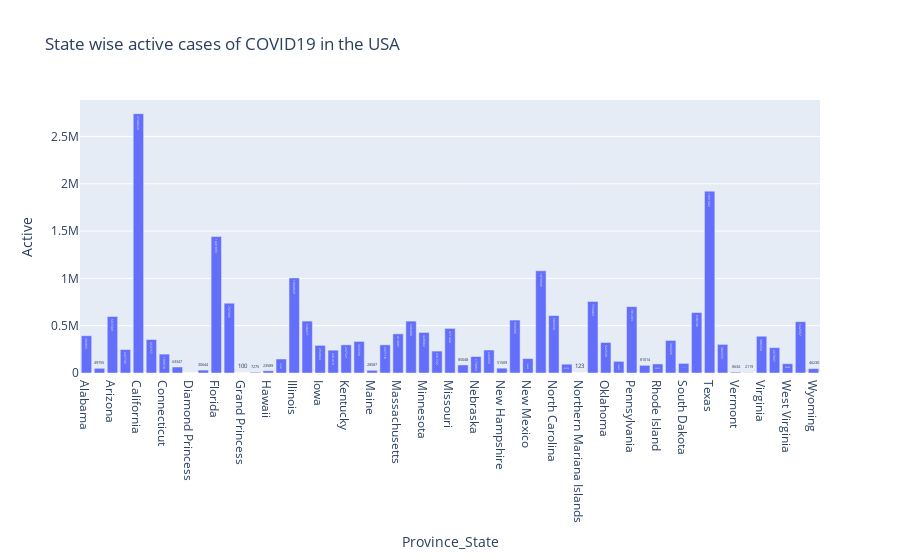

The code cell stored with this chart in its notebook:
### Markdown cell above
#### Plot of statewise active cases in USA

### Code cell
us_data = covid_data[(covid_data['Country_Region'] == 'US')]
us_data['Active'] = us_data['Confirmed'] - us_data['Deaths'] - us_data['Recovered']
us_states = us_data.groupby('Province_State')['Active'].sum().reset_index()
us_states_active = us_states[us_states['Active'] > 0]

px.bar(data_frame=us_states_active, x='Province_State', y='Active', title='State wise active cases of COVID19 in the USA', text='Active')

### Figure 1 — Plotly figure (JSON) as saved in the notebook; plotly's stock layout.template omitted (floating-point values rounded to 4 significant figures)
{"data": [{"alignmentgroup": "True", "hovertemplate": "Province_State=%{x}<br>Active=%{text}<extra></extra>", "legendgroup": "", "marker": {"color": "#636efa", "pattern": {"shape": ""}}, "name": "", "offsetgroup": "", "orientation": "v", "showlegend": false, "text": [393851, 49755, 597309, 247736, 2740629, 353757, 199670, 63347, 49, 30644, 1441893, 737395, 100, 7275, 23589, 147707, 1004829, 548471, 292044, 241419, 297521, 333598, 28587, 297118, 414061, 548408, 428682, 231722, 471444, 85048, 173883, 242859, 51509, 559396, 152222, 1079996, 606930, 93198, 123, 756083, 322539, 122873, 701203, 81014, 95552, 344326, 101331, 638746, 1921602, 302333, 8634, 2119, 388334, 267897, 98208, 542567, 46230], "textposition": "auto", "type": "bar", "x": ["Alabama", "Alaska", "Arizona", "Arkansas", "California", "Colorado", "Connecticut", "Delaware", "Diamond Princess", "District of Columbia", "Florida", "Georgia", "Grand Princess", "Guam", "Hawaii", "Idaho", "Illinois", "Indiana", "Iowa", "Kansas", "Kentucky", "Louisiana", "Maine", "Maryland", "Massachusetts", "Michigan", "Minnesota", "Mississippi", "Missouri", "Montana", "Nebraska", "Nevada", "New Hampshire", "New Jersey", "New Mexico", "New York", "North Carolina", "North Dakota", "Northern Mariana Islands", "Ohio", "Oklahoma", "Oregon", "Pennsylvania", "Puerto Rico", "Rhode Island", "South Carolina", "South Dakota", "Tennessee", "Texas", "Utah", "Vermont", "Virgin Islands", "Virginia", "Washington", "West Virginia", "Wisconsin", "Wyoming"], "xaxis": "x", "y": [393851, 49755, 597309, 247736, 2740629, 353757, 199670, 63347, 49, 30644, 1441893, 737395, 100, 7275, 23589, 147707, 1004829, 548471, 292044, 241419, 297521, 333598, 28587, 297118, 414061, 548408, 428682, 231722, 471444, 85048, 173883, 242859, 51509, 559396, 152222, 1079996, 606930, 93198, 123, 756083, 322539, 122873, 701203, 81014, 95552, 344326, 101331, 638746, 1921602, 302333, 8634, 2119, 388334, 267897, 98208, 542567, 46230], "yaxis": "y"}], "layout": {"barmode": "relative", "legend": {"tracegroupgap": 0}, "title": {"text": "State wise active cases of COVID19 in the USA"}, "xaxis": {"anchor": "y", "domain": [0, 1], "title": {"text": "Province_State"}}, "yaxis": {"anchor": "x", "domain": [0, 1], "title": {"text": "Active"}}}}
